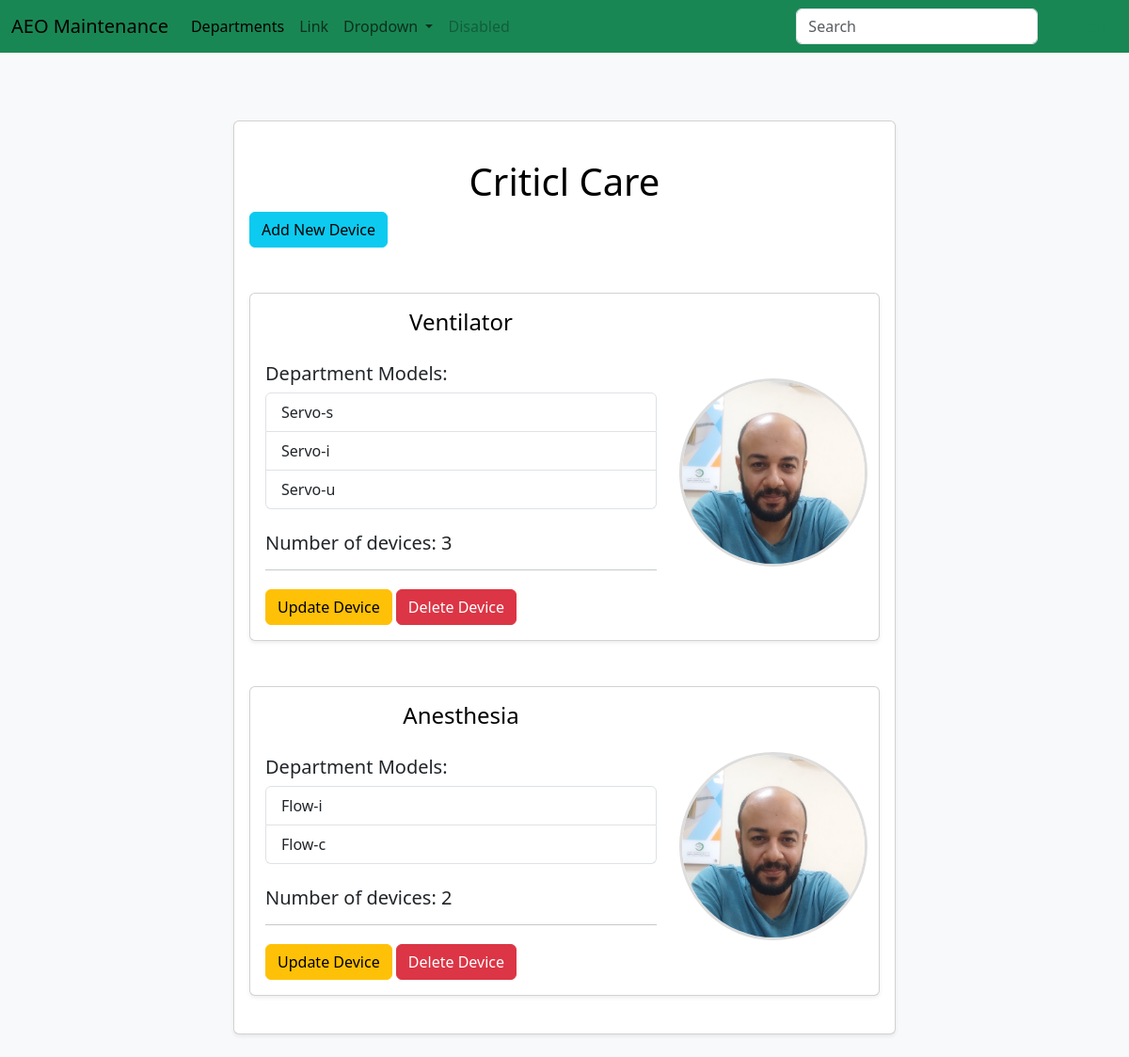
The app's page /departments/1/devices/, older data.
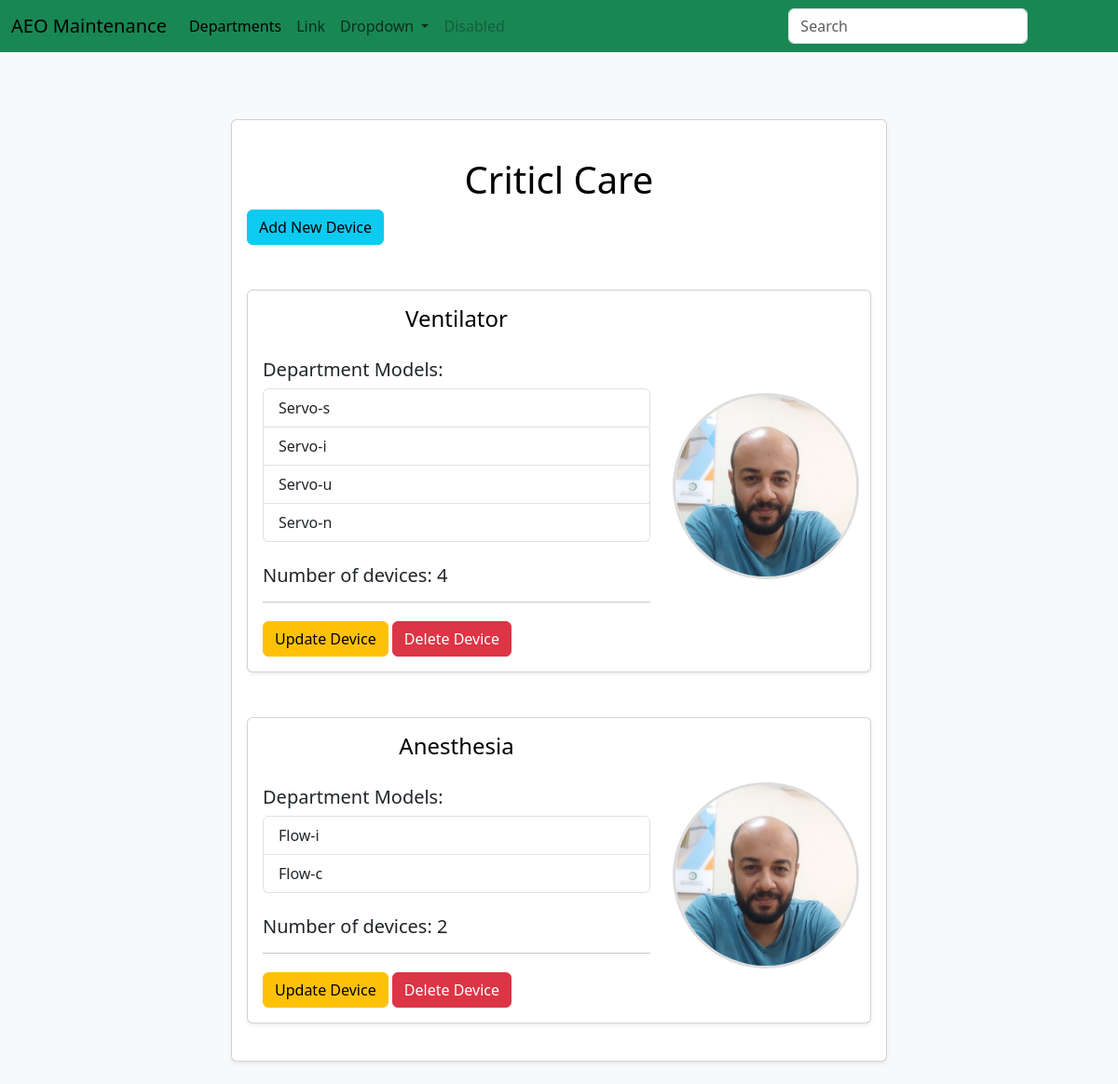
The same page, newer data.
### maintenance_system/models.py (models this page shows, shortened)
class Device(db.Model):
	id = db.Column(db.Integer, primary_key=True)
	name = db.Column(db.String(80), unique=True)
	department_id = db.Column(db.Integer, db.ForeignKey('department.id'))
	models = db.relationship('Model', backref='device', lazy=True)

class Model(db.Model):
	id = db.Column(db.Integer, primary_key=True)
	name = db.Column(db.String(80), unique=True)
	manufacturer = db.Column(db.String(80))
	picture = db.Column(db.String(20), default='device_model.jpg')
	device_id = db.Column(db.Integer, db.ForeignKey('device.id'))
	machines = db.relationship('Machine', backref='model', lazy=True)

### maintenance_system/routes.py (the view)
@app.route('/departments/<int:department_id>/devices/', methods=['GET'])
def devices(department_id):
    department = Department.query.get_or_404(department_id)
    form = DeviceForm()
    devices = department.devices
    return render_template('devices.html', department=department, devices=devices, form=form)

### maintenance_system/forms.py (shortened to what this page needs)
class DeviceForm(FlaskForm):
	name = StringField('Device Name', validators=[DataRequired(), Length(min=2, max=20)])
	submit = SubmitField('Add')

### maintenance_system/Templates/devices.html (shortened to what this page needs)
{% extends "layout.html"%}
{% block content %}
<div class="row justify-content-center">
	<div class="col-lg-8 mt-4 mb-4">
		<div class="card p-3 shadow-sm">
			<div class="row">
				<div class="col-md-8 col-lg-12 mt-4 mb-4">
					<a href="{{ url_for('department', id = department.id) }}" class="anchor-custom">
						<h1 class="text-center">{{ department.name }}</h1>
					</a>
					<button type="button" class="btn btn-info btn-md" data-bs-toggle="modal"
						data-bs-target="#addDevice">Add
						New Device</button>
				</div>
				{% for device in devices %}
				<div class="col-md-8 col-lg-12 mt-4 mb-4">
					<div class="card p-3 shadow-sm">
						<div class="row align-items-center">
							<div class="col-lg-8 col-12">
								<a href="{{ url_for('models', device_id = device.id)}}" class="anchor-custom">
									<h4 class="mb-1 text-center">{{ device.name }}</h4>
								</a>
								<br>
								<h5>Department Models: </h5>
								{% if device.models%}
								<div class="list-group">
									{% for model in device.models%}
									<a href="{{ url_for('machines', model_id = model.id)}}"
										class="list-group-item list-group-item-action">{{
										model.name }}</a>
									{% endfor%}
								</div>
								<br>
								<h5>Number of devices: {{ device.models|length }}</h5>
								{% else %}
								<p>There is no models</p>
								{% endif%}
								<hr>
								<div>
									<button type="button" class="btn btn-warning btn-custom mt-1" data-bs-toggle="modal"
										data-bs-target="#updateDevice{{ device.id }}">Update
										Device</button>
									<button type="button" class="btn btn-danger custom-button mt-1"
										data-bs-toggle="modal" data-bs-target="#deleteDevice{{ device.id }}">Delete
										Device</button>
								</div>
							</div>
							<div class="col-lg-4 text-center mt-1">
								<img src="{{ url_for('static', filename='images/profile.jpg')}}" alt="User Photo"
									class="rounded-photo mt-2">
							</div>
						</div>
					</div>
				</div>
				{% endfor %}
			</div>
		</div>
	</div>
	{% endblock%}

Row changes from the older to the newer data that the page shows:
computed for Device "Ventilator": models|length "3" → "4"
added Model: name "Servo-n", shown under Device "Ventilator"
